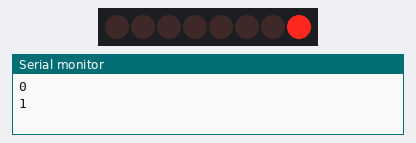
Bench run of a sketch on a simulated Arduino Uno, built with avr-gcc and run on an emulated ATmega328P. Parts: 8 shift-register outputs drawn as a row of LEDs (first output left, lit = HIGH), the last lines printed to the serial monitor. Wiring (inferred from the names in the program): shift register (74HC595): data pin 9; shift clock pin 7; latch pin 5. Wiring (inferred from the signals the program sends): row of LEDs: on Q0, Q1, Q2, Q3, Q4, Q5, Q6, Q7.

Above: at 0.6 s.
At 5.1 s:
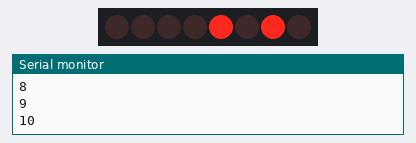
At 10.1 s:
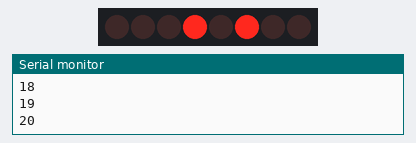
At 19.6 s:
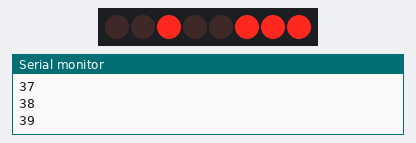
At 29.1 s:
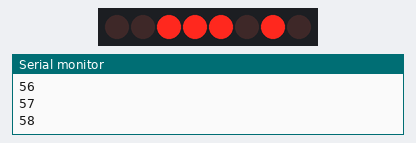
At 39.1 s:
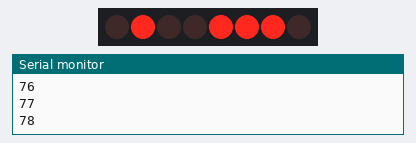
Timing chart, 0 to 40.0 s (numbered marks = the images above):
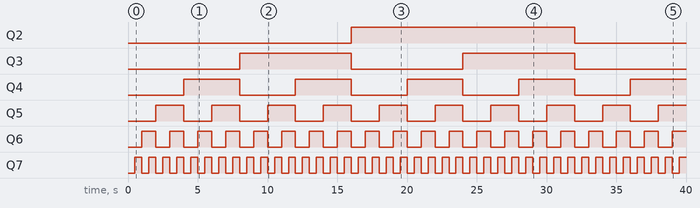

The sketch:

SIPO_using_74595.ino
```cpp
int storepin=5;
int clockpin=7;
int datapin=9;

byte a;


void setup() {
  pinMode(storepin,OUTPUT);
  pinMode(clockpin,OUTPUT);
  pinMode(datapin,OUTPUT);
  Serial.begin(9600);
}

void loop() {
  for(int i=0;i<254;i++)
      {
        a=(byte)i;
        digitalWrite(storepin,LOW);
        shiftOut(datapin,clockpin,LSBFIRST,a);
        digitalWrite(storepin,HIGH);
        Serial.println(a);
        delay(500);

      }

}
```

Measured:
- by itself, Q2: LOW → HIGH at 16.0 s, → LOW 16.0 s later
- by itself, Q3: alternates HIGH for 8.0 s and LOW for 8.0 s
- by itself, Q4: alternates HIGH for 4.0 s and LOW for 4.0 s
- by itself, Q5: alternates HIGH for 2.0 s and LOW for 2.0 s
- by itself, Q6: alternates HIGH for 1.0 s and LOW for 1.0 s
- by itself, Q7: alternates HIGH for 0.50 s and LOW for 0.50 s
